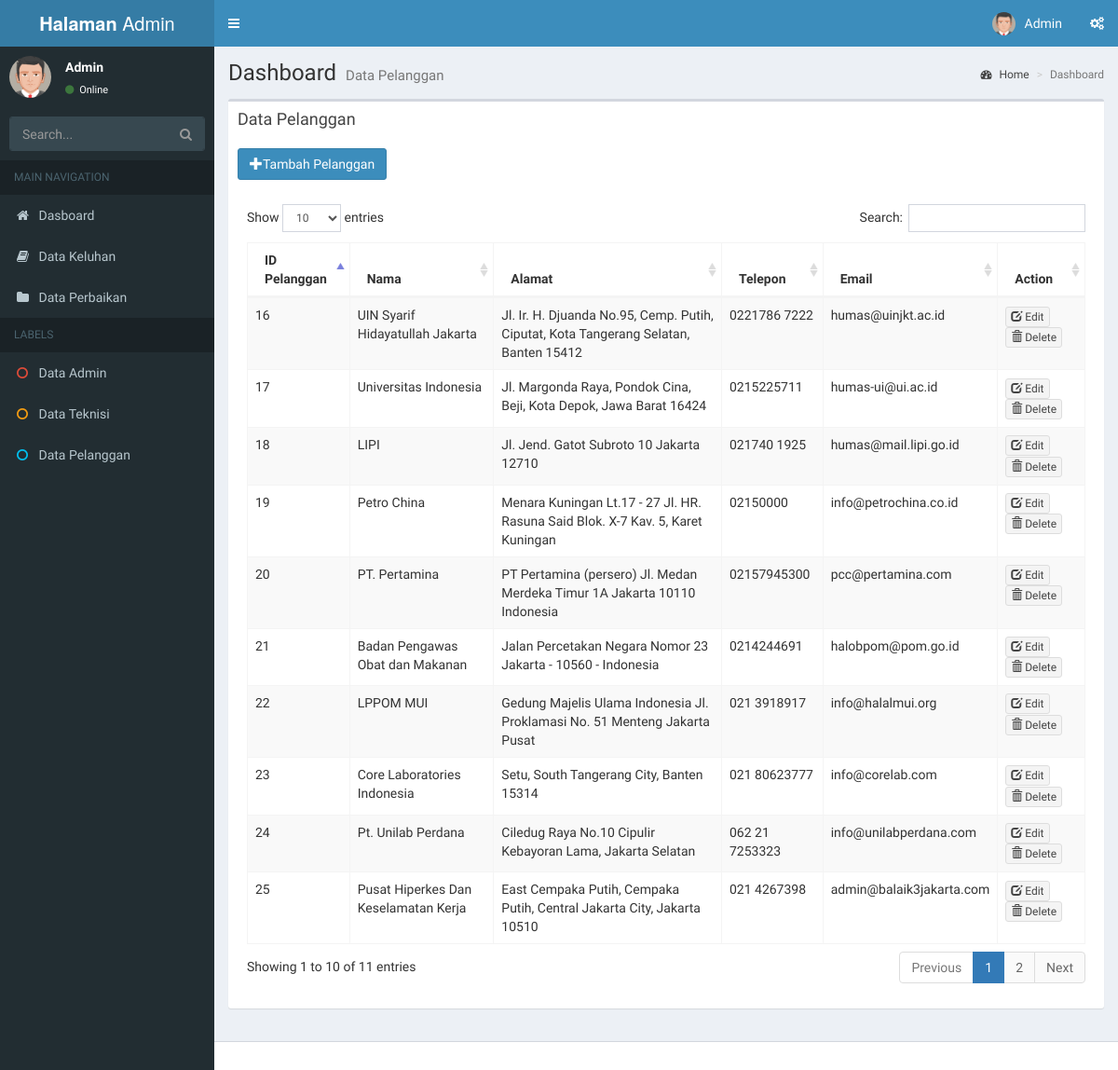
Screenshot of /on-admin/pelanggan.php with the database file from the repository.
### tables this page shows
CREATE TABLE `pelanggan` (
  `idpelanggan` int(11) NOT NULL,
  `nama_pelanggan` varchar(45) DEFAULT NULL,
  `alamat_pelanggan` varchar(150) DEFAULT NULL,
  `telepon_pelanggan` varchar(45) DEFAULT NULL,
  `email_pelanggan` varchar(45) DEFAULT NULL
);

### on-admin/pelanggan.php (the view, shortened to what this page needs)
<?php include "../config.php"; ?>
<?php include "template/header.php" ?>
<?php include "template/sidebar.php" ?>
    <body>
      <div class="content-wrapper">
        <section class="content-header">
          <h1>
            Dashboard
            <small>Data Pelanggan</small>
          </h1>
          <ol class="breadcrumb">
            <li><a href="#"><i class="fa fa-dashboard"></i> Home</a></li>
            <li class="active">Dashboard</li>
          </ol>
        </section>
        <section class="content">
		<div class="box">
            <div class="box-header">
              <h3 class="box-title">Data Pelanggan</h3>
            </div>
            <div class="box-body">
            <div id="example1_wrapper" class="dataTables_wrapper form-inline dt-bootstrap">
	<span class="pull-left"><a href="#tambah_pelanggan" data-toggle="modal" class="btn btn-primary"><span class="glyphicon glyphicon-plus"></span>Tambah Pelanggan</a></span>
	<div style="height:50px;"></div>
	<div class="box-body table-responsive">
        <table id="keluhantable" class="table table-bordered table-striped">
			<thead>
				<th>ID Pelanggan</th>
				<th>Nama</th>
				<th>Alamat</th>
				<th>Telepon</th>
				<th>Email</th>
				<th>Action</th>
			</thead>
			<tbody>
			<?php
				$query=mysqli_query($conn,"select * from `pelanggan`");
				while($row=mysqli_fetch_array($query)){
					?>
					<tr>
						<td><?php echo $row['idpelanggan']; ?></td>
						<td><?php echo $row['nama_pelanggan']; ?></td>
						<td><?php echo $row['alamat_pelanggan']; ?></td>
						<td><?php echo $row['telepon_pelanggan']; ?></td>
						<td><?php echo $row['email_pelanggan']; ?></td>
						<td>
							<a href="#edit_pelanggan<?php echo $row['idpelanggan']; ?>" data-toggle="modal" class="btn btn-xs btn-default"><span class="glyphicon glyphicon-edit"></span> Edit</a>
							<a href="#delete_pelanggan<?php echo $row['idpelanggan']; ?>" data-toggle="modal" class="btn btn-xs btn-default"><span class="glyphicon glyphicon-trash"></span> Delete</a>
						</td>
					</tr>
					<?php
				}
			?>
			</tbody>
		</table>
	</div>
</div>
<?php include "template/footer.php" ?>
    </body>
</html>

### on-admin/template/header.php (shortened to what this page needs)
<!DOCTYPE html>
<html>
<head>
  <link rel="stylesheet" href="assets/css/bootstrap.min.css">
  <link rel="stylesheet" href="assets/css/font-awesome.min.css">
  <link rel="stylesheet" href="assets/css/ionicons.min.css">
  <link rel="stylesheet" href="assets/css/jquery-jvectormap.css">
  <link rel="stylesheet" href="assets/css/AdminLTE.min.css">
  <link rel="stylesheet" href="assets/css/_all-skins.min.css">
  <link rel="stylesheet" href="assets/css/morris.css">
  <link rel="stylesheet" href="assets/css/jquery-jvectormap.css">
  <link rel="stylesheet" href="assets/css/bootstrap-datepicker.min.css">
  <link rel="stylesheet" href="assets/css/daterangepicker.css">
  <link rel="stylesheet" href="assets/css/bootstrap3-wysihtml5.min.css">
  <link rel="stylesheet" href="assets/css/dataTables.bootstrap.css">
</head>
<body class="hold-transition skin-blue sidebar-mini">
<div class="wrapper">
  <header class="main-header">
    <a href="index.php" class="logo">
      <span class="logo-lg"><b>Halaman</b> Admin</span>
    </a>
    <nav class="navbar navbar-static-top">
      <a href="#" class="sidebar-toggle" data-toggle="push-menu" role="button">
      </a>
      <div class="navbar-custom-menu">
        <ul class="nav navbar-nav">
          <li class="dropdown messages-menu">
            <a href="#" class="dropdown-toggle" data-toggle="dropdown">
            </a>
                      </li>
                </ul>
          <li class="dropdown user user-menu">
            <a href="#" class="dropdown-toggle" data-toggle="dropdown">
              <img src="assets/img/avatar5.png" class="user-image" alt="User Image">
              <span class="hidden-xs">Admin</span>
            </a>
          </li>
          <li>
            <a href="#" data-toggle="control-sidebar"><i class="fa fa-gears"></i></a>
          </li>
      </div>
    </nav>
  </header>

### on-admin/template/sidebar.php (shortened to what this page needs)
<aside class="main-sidebar">
    <section class="sidebar" style="height: auto;">
      <div class="user-panel">
        <div class="pull-left image">
          <img src="assets/img/avatar5.png" class="img-circle" alt="User Image">
        </div>
        <div class="pull-left info">
          <p>Admin</p>
          <a href="#"><i class="fa fa-circle text-success"></i> Online</a>
        </div>
      </div>
      <form action="#" method="get" class="sidebar-form">
        <div class="input-group">
          <input type="text" name="q" class="form-control" placeholder="Search...">
          <span class="input-group-btn">
                <button type="submit" name="search" id="search-btn" class="btn btn-flat">
                  <i class="fa fa-search"></i>
                </button>
              </span>
        </div>
      </form>
      <ul class="sidebar-menu" data-widget="tree">
        <li class="header">MAIN NAVIGATION</li>
        <li><a href="index.php"><i class="fa fa-home"></i> <span>Dasboard</span></a></li>
        <li><a href="keluhan.php"><i class="fa fa-book"></i> <span>Data Keluhan</span></a></li>
        <li><a href="perbaikan.php"><i class="fa fa-folder"></i> <span>Data Perbaikan</span></a></li>
        <li class="header">LABELS</li>
        <li><a href="admin.php"><i class="fa fa-circle-o text-red"></i> <span>Data Admin</span></a></li>
        <li><a href="teknisi.php"><i class="fa fa-circle-o text-yellow"></i> <span>Data Teknisi</span></a></li>
        <li><a href="pelanggan.php"><i class="fa fa-circle-o text-aqua"></i> <span>Data Pelanggan</span></a></li>
      </ul>
    </section>
  </aside>

### on-admin/template/footer.php (shortened to what this page needs)
</section>
      </div>
<footer class="main-footer">
  </footer>
</body>
</html>

### rows the page displays
pelanggan: idpelanggan "16", nama_pelanggan "UIN Syarif Hidayatullah Jakarta", alamat_pelanggan "Jl. Ir. H. Djuanda No.95, Cemp. Putih, Ciputat, Kota Tangerang Selatan, Banten 15412", telepon_pelanggan "0221786 7222", email_pelanggan "humas@uinjkt.ac.id"
pelanggan: idpelanggan "17", nama_pelanggan "Universitas Indonesia", alamat_pelanggan "Jl. Margonda Raya, Pondok Cina, Beji, Kota Depok, Jawa Barat 16424", telepon_pelanggan "0215225711", email_pelanggan "humas-ui@ui.ac.id"
pelanggan: idpelanggan "18", nama_pelanggan "LIPI", alamat_pelanggan "Jl. Jend. Gatot Subroto 10 Jakarta 12710", telepon_pelanggan "021740 1925", email_pelanggan "humas@mail.lipi.go.id"
pelanggan: idpelanggan "19", nama_pelanggan "Petro China", alamat_pelanggan "Menara Kuningan Lt.17 - 27 Jl. HR. Rasuna Said Blok. X-7 Kav. 5, Karet Kuningan", telepon_pelanggan "02150000", email_pelanggan "info@petrochina.co.id"
pelanggan: idpelanggan "20", nama_pelanggan "PT. Pertamina", alamat_pelanggan "PT Pertamina (persero) Jl. Medan Merdeka Timur 1A Jakarta 10110 Indonesia", telepon_pelanggan "02157945300", email_pelanggan "pcc@pertamina.com"
pelanggan: idpelanggan "21", nama_pelanggan "Badan Pengawas Obat dan Makanan", alamat_pelanggan "Jalan Percetakan Negara Nomor 23 Jakarta - 10560 - Indonesia", telepon_pelanggan "0214244691", email_pelanggan "halobpom@pom.go.id"
pelanggan: idpelanggan "22", nama_pelanggan "LPPOM MUI", alamat_pelanggan "Gedung Majelis Ulama Indonesia Jl. Proklamasi No. 51 Menteng Jakarta Pusat", telepon_pelanggan "021 3918917", email_pelanggan "info@halalmui.org"
pelanggan: idpelanggan "23", nama_pelanggan "Core Laboratories Indonesia", alamat_pelanggan "Setu, South Tangerang City, Banten 15314", telepon_pelanggan "021 80623777", email_pelanggan "info@corelab.com"
pelanggan: idpelanggan "24", nama_pelanggan "Pt. Unilab Perdana", alamat_pelanggan "Ciledug Raya No.10 Cipulir Kebayoran Lama, Jakarta Selatan", telepon_pelanggan "062 21 7253323", email_pelanggan "info@unilabperdana.com"
pelanggan: idpelanggan "25", nama_pelanggan "Pusat Hiperkes Dan Keselamatan Kerja", alamat_pelanggan "East Cempaka Putih, Cempaka Putih, Central Jakarta City, Jakarta 10510", telepon_pelanggan "021 4267398", email_pelanggan "admin@balaik3jakarta.com"
